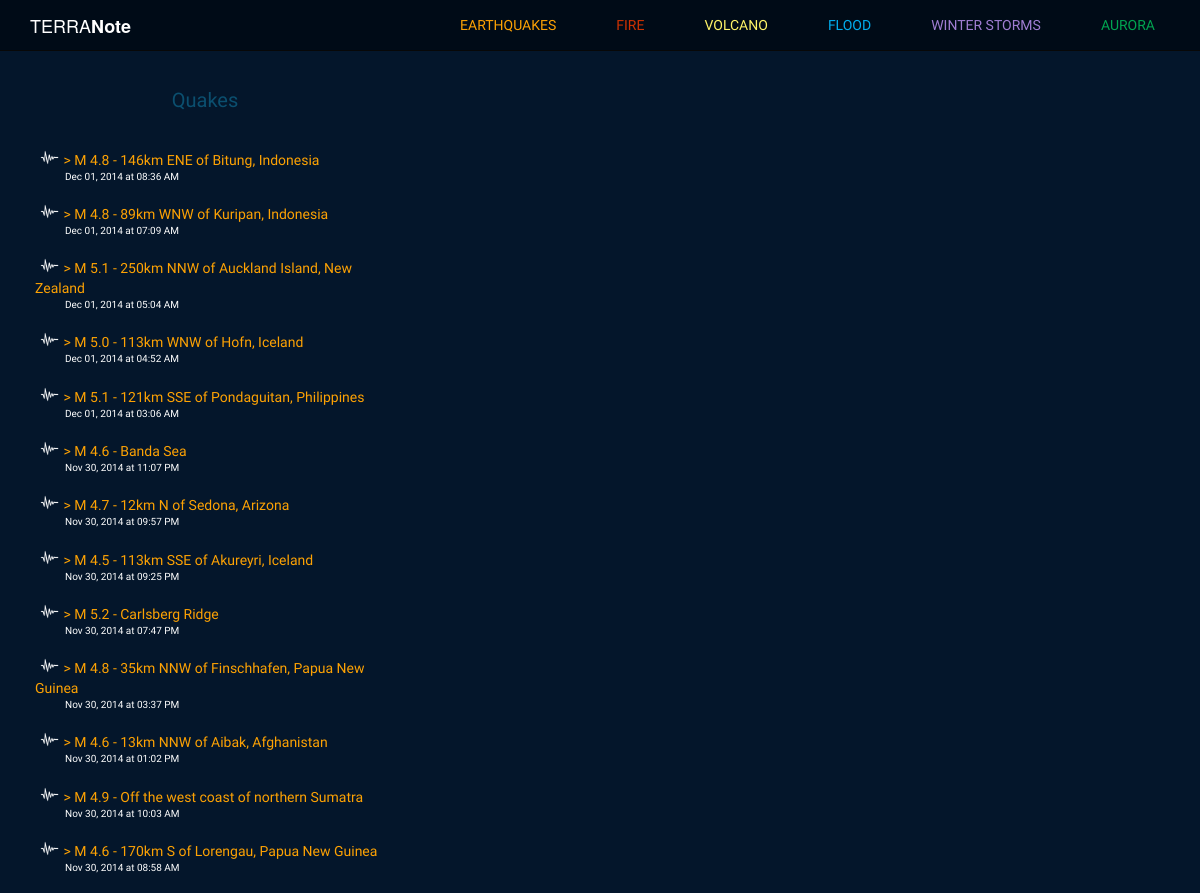
The app's page /quakes (upper part), older data.
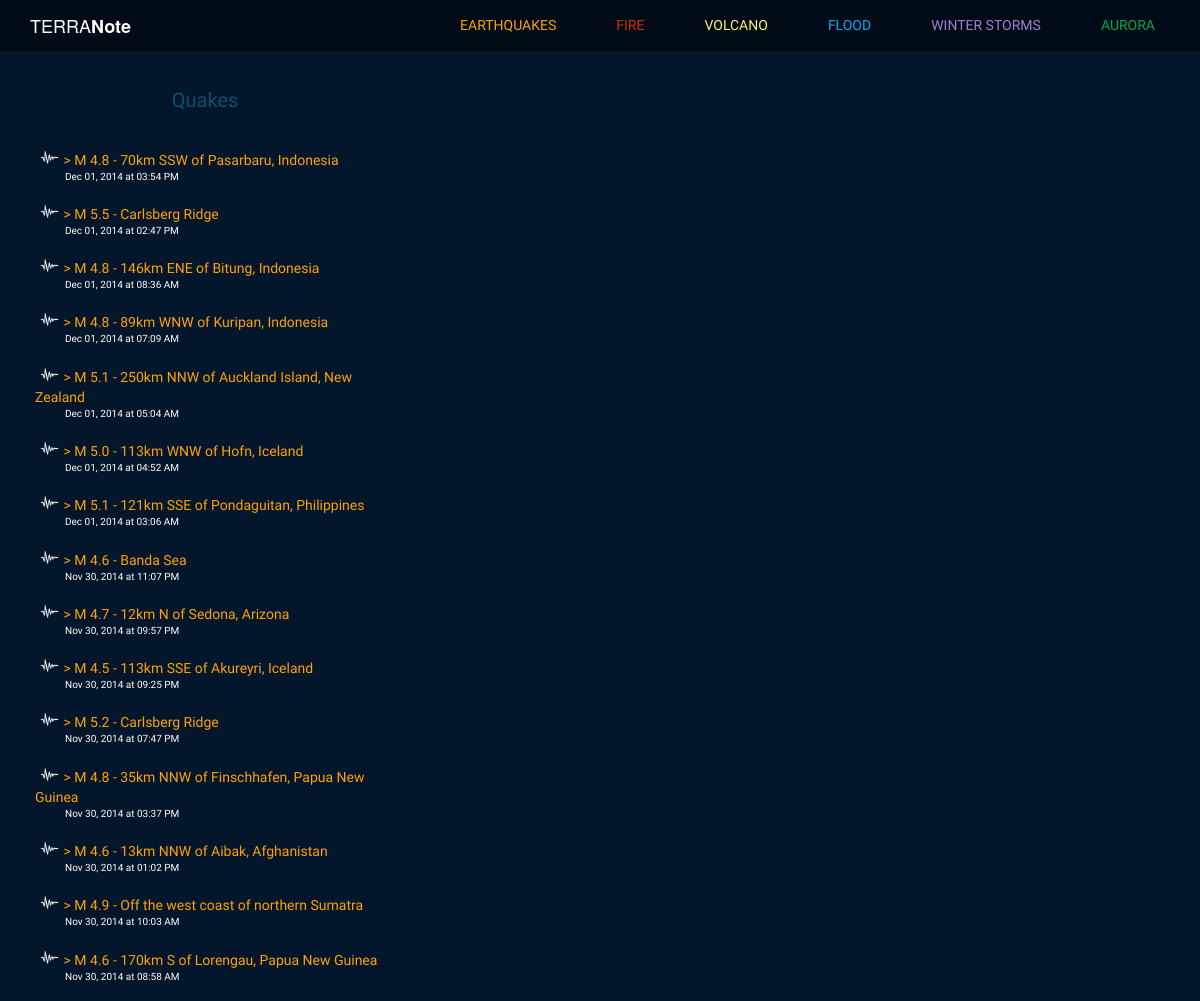
The same page, newer data.
### model.py (models this page shows)
class Quake(Base):
    __tablename__ = "quakes"
    quake_id = Column(String(50), primary_key = True)
    quake_title = Column(String, nullable = False)
    quake_type = Column(String(25), nullable = False)
    magnitude = Column(Float, nullable = False)
    place = Column(String, nullable = False)
    latitude = Column(Float, nullable = False)
    longitude = Column(Float, nullable = False)
    depth = Column(Float, nullable = False)
    quake_datetime = Column(DateTime, nullable = False)
    url = Column(String, nullable = False)
    seismictype = Column(String, nullable = False)
    status = Column(String, nullable = False)
    felt = Column(Integer, nullable = True)
    tsunami = Column(Integer, nullable = True)
    recordtime = Column(DateTime, nullable = False)

### note.py (the view)
@app.route("/quakes")
def quake_notes():
	data = Quake.query.order_by(Quake.quake_datetime.desc()).limit(25)
	cols = Quake.__table__.columns
	json_compiled = {}
	for quake in data:
		json_compiled[quake.quake_id] = {}
		json_compiled[quake.quake_id]['lat'] = quake.latitude
		json_compiled[quake.quake_id]['lng'] = quake.longitude
		json_compiled[quake.quake_id]['title'] = quake.quake_title
		json_compiled[quake.quake_id]['id'] = quake.quake_id
	quakes = Quake.query.order_by(Quake.quake_datetime.desc()).all()
	return render_template("quakes.html", quakes=quakes, quake_points=json_compiled)

### templates/quakes.html (shortened to what this page needs)
{% extends 'base.html' %}
{% block body %}
    <div class="col-sm-4">
    	<div class="quake-list">
    		<div id="recent-events">Quakes</div>
    		{% for quake in quakes %}
    		<div class="quake-list">
    			<img class="small-icon" src="/static/images/quake-icon.png"/>
    			<div class="recent-title quake-orange"> > <a href="/quakes/{{ quake.quake_id }}">{{ quake.quake_title }}</a> </div><div class="recent-datetime"> {{ quake.quake_datetime.strftime('%b %d, %Y at %I:%M %p') }}</div>
    		</div>
    		{% endfor %}
    	</div>
    </div>
    <div class="col-sm-8">
    	<div id="single-map"></div>
    </div>
{% endblock %}

Row changes from the older to the newer data that the page shows:
added Quake: quake_title "M 4.8 - 70km SSW of Pasarbaru, Indonesia", quake_datetime "Dec 01, 2014 at 03:54 PM"
added Quake: quake_title "M 5.5 - Carlsberg Ridge", quake_datetime "Dec 01, 2014 at 02:47 PM"
